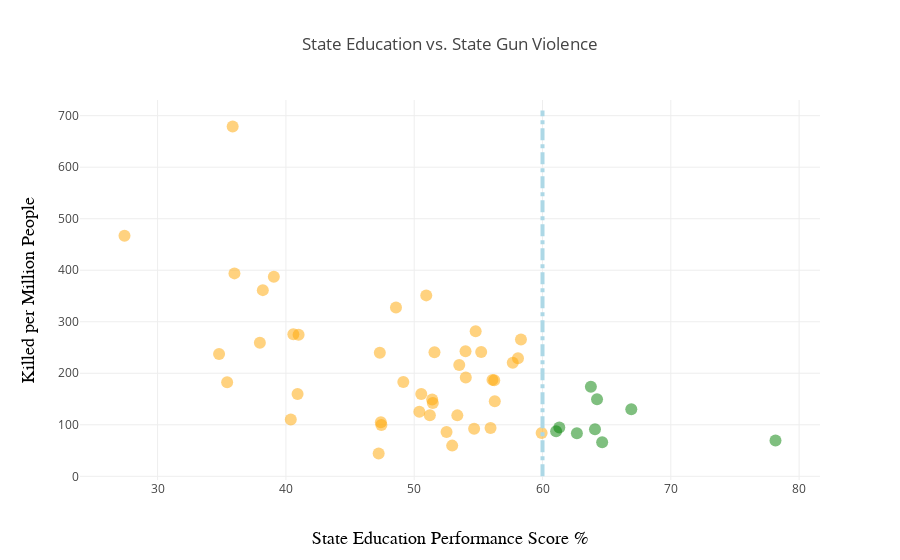

The notebook cell this image was saved under:
### Code cell
plotly.offline.init_notebook_mode(connected=True)

plotly.offline.iplot({
    "data": [go.Scatter(x=ed_rank["Rank_Score"],
                        y=ed_rank["killed_per_Million"],
                        text=ed_rank["state"],
                        mode='markers',
                        marker=dict(
                            color=ed_rank.color,
                            opacity=0.5, 
                            size=12)
                       )
            ],
    "layout": go.Layout(title="State Education vs. State Gun Violence",
                        xaxis=dict(
                            title='State Education Performance Score %',
                            titlefont=dict(
                            family='Courier New, monospace',
                            size=18,
                            color='black'),
                            zeroline = False),
                        yaxis=dict(
                            title='Killed per Million People',
                            titlefont=dict(
                            family='Courier New, monospace',
                            size=18,
                            color='black'),
                            zeroline = False),
                        shapes =({'type': 'line',
                                'xref': 'x',
                                'yref': 'y',
                                'x0': 60,
                                'y0': 0,
                                'x1': 60,
                                'y1': 710,
                                'line':{'color': 'lightblue',
                                         'width': 4,
                                         'dash': 'dashdot'}
                                 },
                                )
                       )
})

### Figure 1 — Plotly figure (JSON) as saved in the notebook; plotly's stock layout.template omitted (floating-point values rounded to 4 significant figures)
{"data": [{"marker": {"color": ["orange", "orange", "orange", "orange", "orange", "orange", "orange", "orange", "orange", "orange", "orange", "orange", "orange", "orange", "orange", "orange", "orange", "orange", "orange", "orange", "orange", "orange", "orange", "orange", "orange", "green", "orange", "orange", "green", "orange", "orange", "orange", "green", "orange", "orange", "orange", "orange", "orange", "orange", "green", "orange", "orange", "green", "green", "orange", "orange", "green", "green", "green", "orange", "orange"], "opacity": 0.5, "size": 12}, "mode": "markers", "text": ["District of Columbia", "Louisiana", "Mississippi", "Alabama", "Alaska", "Missouri", "South Carolina", "Maryland", "Tennessee", "Nevada", "Illinois", "Arkansas", "Indiana", "Oklahoma", "Kentucky", "Georgia", "New Mexico", "Delaware", "North Carolina", "Ohio", "Florida", "Pennsylvania", "Kansas", "Texas", "West Virginia", "Virginia", "Michigan", "Arizona", "Wisconsin", "Montana", "Colorado", "California", "New Jersey", "Wyoming", "Nebraska", "Washington", "Oregon", "South Dakota", "Idaho", "Connecticut", "Utah", "North Dakota", "Vermont", "Iowa", "New York", "Maine", "Minnesota", "Massachusetts", "New Hampshire", "Rhode Island", "Hawaii"], "type": "scatter", "uid": "0f613662-939c-11e8-8f34-00000004c87b", "x": [35.85, 27.42, 35.99, 39.06, 38.2, 50.94, 48.58, 54.79, 40.58, 40.99, 58.32, 37.97, 54, 55.22, 51.58, 47.32, 34.79, 58.09, 57.68, 53.51, 54.02, 56.1, 56.24, 49.15, 35.42, 63.77, 50.55, 40.91, 64.25, 51.4, 56.28, 51.45, 66.92, 50.4, 51.22, 53.36, 40.38, 47.4, 47.44, 61.31, 55.95, 54.67, 64.09, 61.06, 52.52, 59.93, 62.68, 78.16, 64.65, 52.96, 47.23], "y": [679, 466.9, 393.9, 387.2, 361.4, 351.2, 327.6, 281.6, 275.6, 274.9, 265.4, 259.2, 242.8, 241.2, 240.7, 239.9, 237.4, 229.2, 220.5, 215.9, 191.7, 187.2, 186.6, 183, 182.7, 174, 159.9, 159.8, 149.4, 149, 145.7, 142.3, 130.2, 125.3, 118.5, 118.3, 110.3, 104.9, 99.6, 94.9, 93.6, 92.4, 91.3, 87.4, 86.1, 84.1, 83.7, 69.4, 66, 59.6, 44.3]}], "layout": {"shapes": [{"line": {"color": "lightblue", "dash": "dashdot", "width": 4}, "type": "line", "x0": 60, "x1": 60, "xref": "x", "y0": 0, "y1": 710, "yref": "y"}], "title": "State Education vs. State Gun Violence", "xaxis": {"title": "State Education Performance Score %", "titlefont": {"color": "black", "family": "Courier New, monospace", "size": 18}, "zeroline": false}, "yaxis": {"title": "Killed per Million People", "titlefont": {"color": "black", "family": "Courier New, monospace", "size": 18}, "zeroline": false}}}
